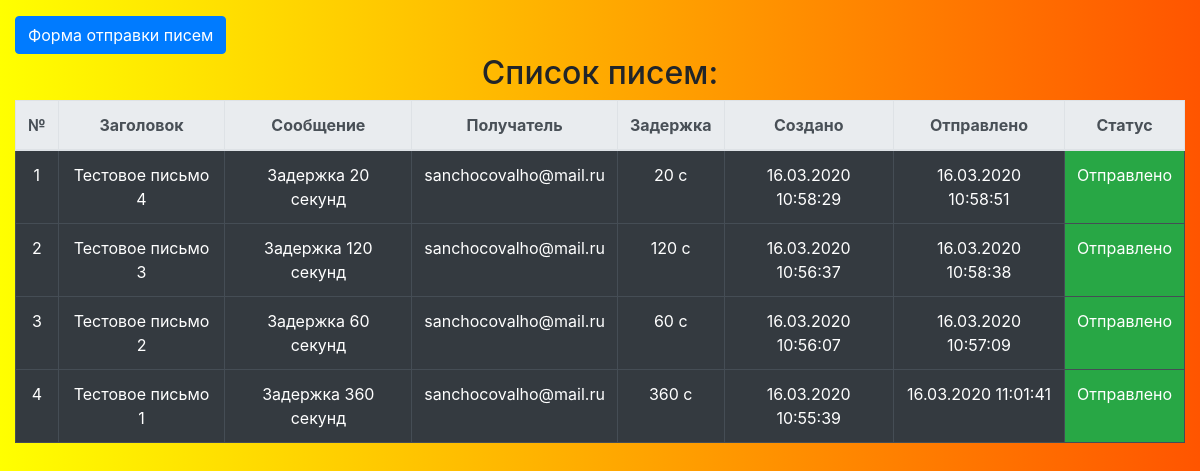
Page /list/ on the committed database.
### sender_app/models.py (models this page shows, shortened)
class EmailSender(models.Model):
    STATUS_CHOICES = [
        (UNSENT_STATUS, "Неотправлено"),
        (SENT_STATUS, "Отправлено"),
        (ERROR_STATUS, "Ошибка отправки"),
    ]
    subject = models.CharField(
        verbose_name = u"Заголовок",
        max_length=100
        )
    message = models.TextField(
        verbose_name = u"Сообщение",
        )
    email = models.EmailField(
        verbose_name = u"Получатель",
        )
    delay = models.IntegerField(
        verbose_name = u"Задержка отправки",
        validators=[
            MinValueValidator(0),
            MaxValueValidator(24 * 60 * 60) # 24 часа в секундах
            ]
        )
    create_time = models.DateTimeField(
        verbose_name = u"Создано",
        auto_now_add=True
        )
    send_time = models.DateTimeField(
        verbose_name = u"Отправлено",
        auto_now_add=True
        )
    send_status = models.SmallIntegerField(
        verbose_name = u"Статус отправки",
        choices=STATUS_CHOICES,
        default=UNSENT_STATUS
        )
    class Meta:
        verbose_name = u"Письма"
        verbose_name_plural = u"Письма"

### sender_app/views.py (the view)
# urls.py: path('list/', views.EmailSenderList.as_view(), name="email_list"),
class EmailSenderList(ListView):
    model = EmailSender
    template_name = 'email_list.html'
    def get_queryset(self):
    	return EmailSender.objects.order_by('create_time').reverse()[:10]

### templates/email_list.html (shortened to what this page needs)
{% extends 'base.html' %}
{% block link %}<a class="btn btn-primary" href="{%url 'sender_app:email_create'%}">Форма отправки писем</a>{% endblock %}
{% block title_h2 %}Список писем:{% endblock %}
{% block content %}
<div id="mail">
    <table class="table table-dark table-stripped table-hover">
        <thead class="thead-light">
            <tr class="table-bordered text-center">
                <th>№</th>
                <th>Заголовок</th>
                <th>Сообщение</th>
                <th>Получатель</th>
                <th>Задержка</th>
                <th>Создано</th>
                <th>Отправлено</th>
                <th>Статус</th>
            </tr>
        </thead>
        <tbody id="mailblock" class="table-bordered text-center">
            {% for mail in object_list %}
            <tr>
                <td>{{ forloop.counter }}</td>
                <td>{{ mail.subject|truncatechars:20 }}</td>
                <td>{{ mail.message|truncatechars:20 }}</td>
                <td>{{ mail.email }}</td>
                <td>{{ mail.delay }} с</td>
                <td>{{ mail.create_time|date:'d.m.Y H:i:s' }}</td>
                {% if mail.send_status == 1 %}
                <td></td>
                {% else %}
                <td>{{ mail.send_time|date:'d.m.Y H:i:s' }}</td>
                {% endif %}
                {% if mail.send_status == 1 %}
                <td class="bg-warning status">Неотправлено</td>
                {% elif mail.send_status == 2 %}
                <td class="bg-success status">Отправлено</td>
                {% elif mail.send_status == 3 %}
                <td class="bg-danger status">Ошибка отправки</td>
                {% endif %}
            </tr>
            {% endfor %}
    </table>
</div>
{% endblock %}

### templates/base.html (shortened to what this page needs)
<!DOCTYPE html>
<html lang="ru">
<head>
    <link href="/static/css/bootstrap.min.css" rel="stylesheet">
</head>
<body style="background: linear-gradient(90deg, rgba(255,255,0,1) 0%, rgba(255,85,0,1) 100%);">
    <div class="container-fluid">
        <div class="row">
            <div class="col-12 my-3">
            {% block link %}{% endblock %}
            <h2 class="text-center">{% block title_h2 %}{% endblock %}</h2>
            {% block content %}{% endblock %}
            </div>
        </div>
    </div>
</body>
</html>

### rows in the picture
EmailSender: subject "Тестовое письмо 4", message "Задержка 20 секунд", email "sanchocovalho@mail.ru", delay "20", create_time "16.03.2020 10:58:29", send_time "16.03.2020 10:58:51", send_status "Отправлено"
EmailSender: subject "Тестовое письмо 3", message "Задержка 120 секунд", email "sanchocovalho@mail.ru", delay "120", create_time "16.03.2020 10:56:37", send_time "16.03.2020 10:58:38", send_status "Отправлено"
EmailSender: subject "Тестовое письмо 2", message "Задержка 60 секунд", email "sanchocovalho@mail.ru", delay "60", create_time "16.03.2020 10:56:07", send_time "16.03.2020 10:57:09", send_status "Отправлено"
EmailSender: subject "Тестовое письмо 1", message "Задержка 360 секунд", email "sanchocovalho@mail.ru", delay "360", create_time "16.03.2020 10:55:39", send_time "16.03.2020 11:01:41", send_status "Отправлено"
